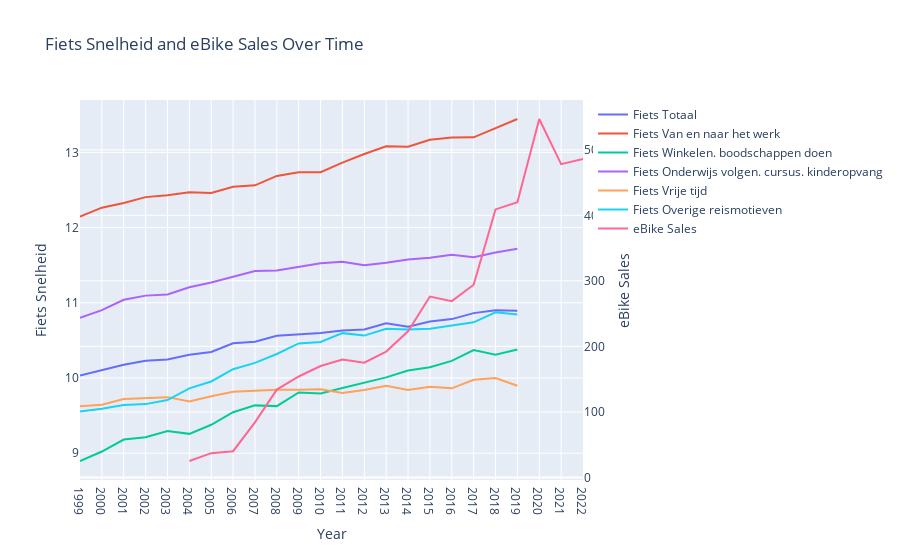

Notebook source saved alongside this figure:
### Code cell
# dict for the dataframes and their names
dfs = {"df1" : Fiets, "df2": e_bike_data}

display(Fiets)

fig = go.Figure()
# Plot each travel motive separately
for motive in Fiets['Reismotieven'].unique():
    motive_data = Fiets[Fiets['Reismotieven'] == motive]
    fig.add_trace(go.Scatter(x=motive_data.index, y=motive_data['snelheid'], mode='lines', name=f'Fiets {motive}'))

# Add e_bike_data to the plot with a secondary y-axis
fig.add_trace(go.Scatter(x=e_bike_data.index, y=e_bike_data['eBikeSales'], mode='lines', name='eBike Sales', yaxis='y2'))

# Update layout for secondary y-axis
fig.update_layout(
    title='Fiets Snelheid and eBike Sales Over Time',
    xaxis_title='Year',
    yaxis_title='Fiets Snelheid',
    yaxis2=dict(
        title='eBike Sales',
        overlaying='y',
        side='right'
    )
)

fig.show()

### Figure 1 — Plotly figure (JSON) as saved in the notebook; plotly's stock layout.template omitted (floating-point values rounded to 4 significant figures)
{"data": [{"mode": "lines", "name": "Fiets Totaal", "type": "scatter", "x": ["1999", "2000", "2001", "2002", "2003", "2004", "2005", "2006", "2007", "2008", "2009", "2010", "2011", "2012", "2013", "2014", "2015", "2016", "2017", "2018", "2019"], "y": [10.03, 10.11, 10.17, 10.23, 10.25, 10.31, 10.35, 10.46, 10.48, 10.56, 10.58, 10.6, 10.63, 10.64, 10.73, 10.68, 10.75, 10.78, 10.86, 10.9, 10.9]}, {"mode": "lines", "name": "Fiets Van en naar het werk", "type": "scatter", "x": ["1999", "2000", "2001", "2002", "2003", "2004", "2005", "2006", "2007", "2008", "2009", "2010", "2011", "2012", "2013", "2014", "2015", "2016", "2017", "2018", "2019"], "y": [12.15, 12.26, 12.33, 12.41, 12.43, 12.47, 12.46, 12.54, 12.56, 12.69, 12.74, 12.74, 12.86, 12.98, 13.08, 13.08, 13.17, 13.2, 13.2, 13.32, 13.44]}, {"mode": "lines", "name": "Fiets Winkelen. boodschappen doen", "type": "scatter", "x": ["1999", "2000", "2001", "2002", "2003", "2004", "2005", "2006", "2007", "2008", "2009", "2010", "2011", "2012", "2013", "2014", "2015", "2016", "2017", "2018", "2019"], "y": [8.896, 9.022, 9.182, 9.212, 9.295, 9.257, 9.378, 9.544, 9.636, 9.626, 9.808, 9.794, 9.868, 9.933, 10.01, 10.1, 10.14, 10.23, 10.37, 10.31, 10.38]}, {"mode": "lines", "name": "Fiets Onderwijs volgen. cursus. kinderopvang", "type": "scatter", "x": ["1999", "2000", "2001", "2002", "2003", "2004", "2005", "2006", "2007", "2008", "2009", "2010", "2011", "2012", "2013", "2014", "2015", "2016", "2017", "2018", "2019"], "y": [10.8, 10.9, 11.04, 11.1, 11.11, 11.21, 11.27, 11.34, 11.42, 11.43, 11.48, 11.53, 11.55, 11.5, 11.53, 11.58, 11.6, 11.64, 11.61, 11.67, 11.72]}, {"mode": "lines", "name": "Fiets Vrije tijd", "type": "scatter", "x": ["1999", "2000", "2001", "2002", "2003", "2004", "2005", "2006", "2007", "2008", "2009", "2010", "2011", "2012", "2013", "2014", "2015", "2016", "2017", "2018", "2019"], "y": [9.624, 9.645, 9.721, 9.738, 9.745, 9.689, 9.758, 9.816, 9.834, 9.842, 9.844, 9.851, 9.801, 9.84, 9.897, 9.841, 9.882, 9.863, 9.977, 10, 9.897]}, {"mode": "lines", "name": "Fiets Overige reismotieven", "type": "scatter", "x": ["1999", "2000", "2001", "2002", "2003", "2004", "2005", "2006", "2007", "2008", "2009", "2010", "2011", "2012", "2013", "2014", "2015", "2016", "2017", "2018", "2019"], "y": [9.554, 9.591, 9.64, 9.653, 9.707, 9.862, 9.954, 10.12, 10.2, 10.32, 10.46, 10.48, 10.6, 10.56, 10.65, 10.64, 10.66, 10.7, 10.74, 10.87, 10.84]}, {"mode": "lines", "name": "eBike Sales", "type": "scatter", "x": [2004, 2005, 2006, 2007, 2008, 2009, 2010, 2011, 2012, 2013, 2014, 2015, 2016, 2017, 2018, 2019, 2020, 2021, 2022], "y": [25, 37, 40, 84, 134, 154, 170, 180, 175, 192, 223, 276, 269, 294, 409, 420, 547, 478, 486], "yaxis": "y2"}], "layout": {"title": {"text": "Fiets Snelheid and eBike Sales Over Time"}, "xaxis": {"title": {"text": "Year"}}, "yaxis": {"title": {"text": "Fiets Snelheid"}}, "yaxis2": {"overlaying": "y", "side": "right", "title": {"text": "eBike Sales"}}}}
